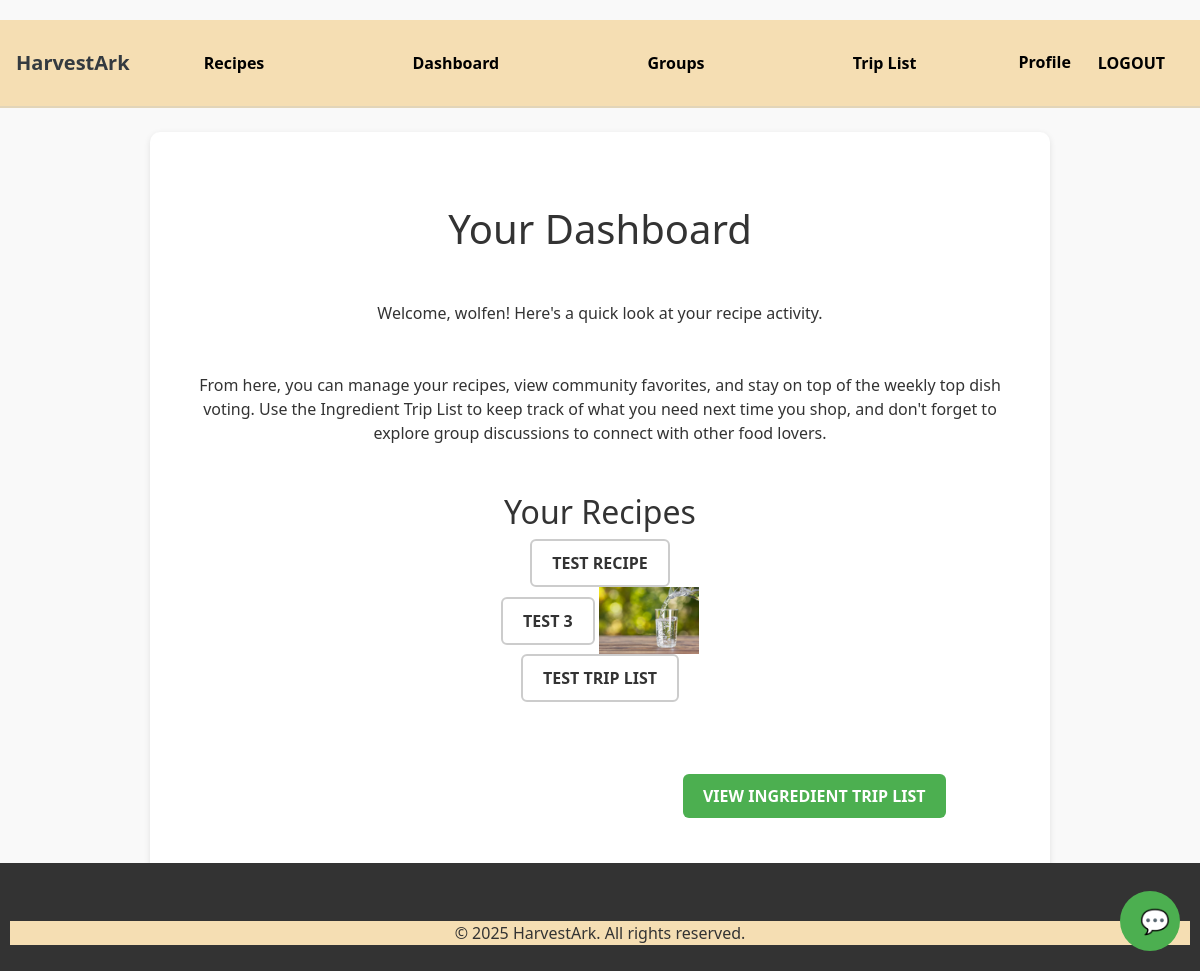
Page /dashboard/ (signed in) on the earlier database version.
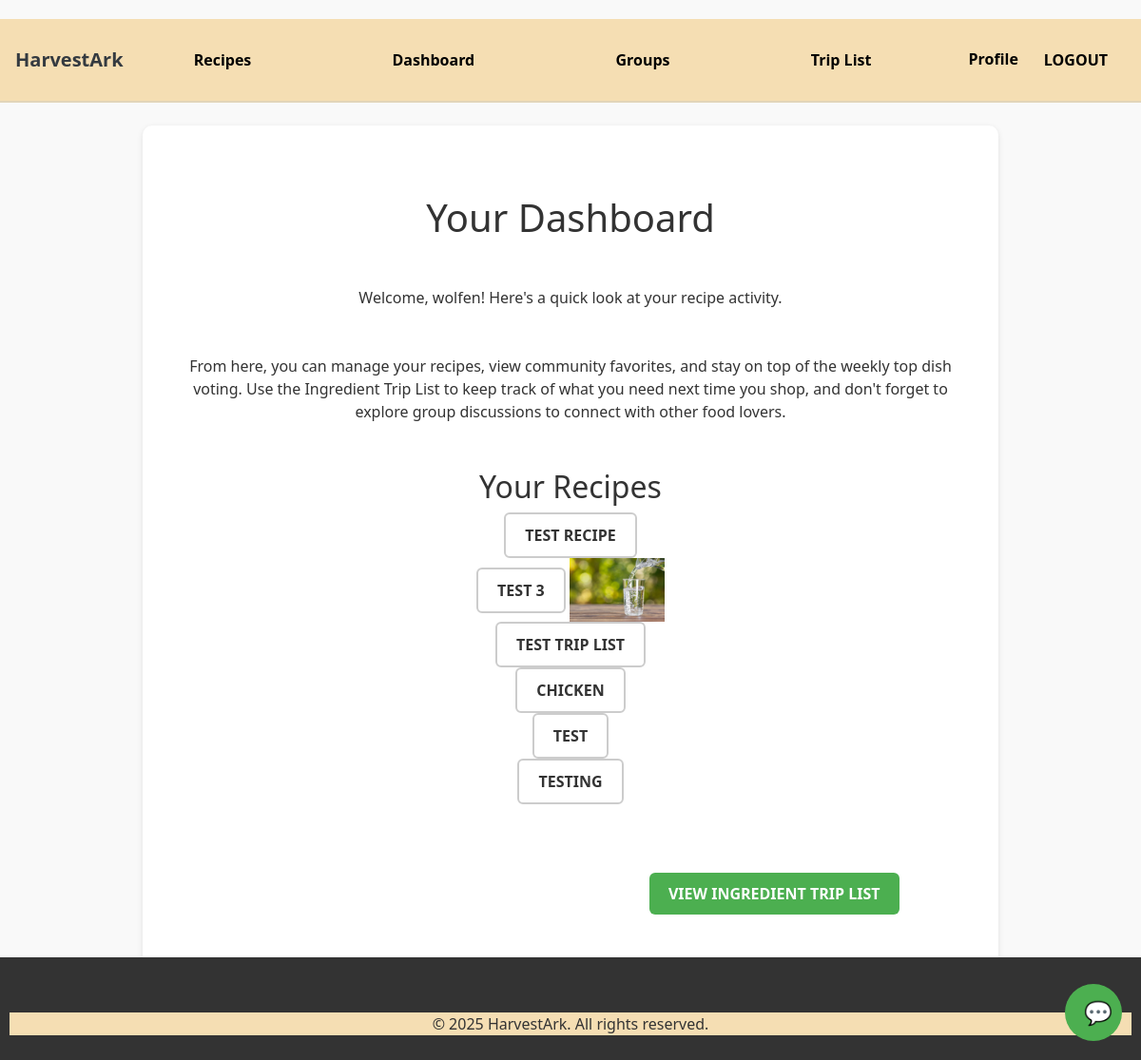
Same page on the later database version.
### my_app/models.py (models this page shows, shortened)
class Recipe(models.Model):
    User = get_user_model()
    title = models.CharField(max_length=255)
    image = models.ImageField(upload_to='recipe_images/', blank=True, null=True)
    description = models.TextField(null=True)
    ingredients = models.ManyToManyField(Ingredient, related_name='recipes')
    instructions = models.TextField(null=True)
    created_at = models.DateTimeField(auto_now_add=True)
    updated_at = models.DateTimeField(auto_now=True)
    author = models.ForeignKey(User, on_delete=models.CASCADE, null=True, blank=True)
    likes = models.ManyToManyField(User, related_name='liked_recipes', blank=True)
    rating = models.FloatField(default=0.0)
    rating_count = models.IntegerField(default=0)

### my_app/views.py (the view)
# urls.py: path('dashboard/', views.dashboard, name='dashboard'),
@login_required # Ensure the user is logged in to access the dashboard
def dashboard(request):
    if not request.user.is_authenticated:
        return redirect("login")  # Redirect if not logged in
    return render(request, "dashboard.html") # Render the dashboard.html template

### templates/dashboard.html (shortened to what this page needs)
{% extends "base.html" %}
{% block content %}
    <h1 class="text-center mt-5">Your Dashboard</h1>
    <p class="text-center mt-5">Welcome, {{ user.username }}! Here's a quick look at your recipe activity.</p>
    <p class="text-center mt-5">From here, you can manage your recipes, view community favorites, and stay on top of the weekly top dish voting. Use the Ingredient Trip List to keep track of what you need next time you shop, and don't forget to explore group discussions to connect with other food lovers.</p>
    <h2 class="text-center mt-5">Your Recipes</h2>
        {% for recipe in user.recipe_set.all %}
                <a href="{% url 'recipe_detail' recipe.id %}" class="btn btn-outline-secondary">{{ recipe.title }}</a>
                {% if recipe.image %}
                    <img src="{{ recipe.image.url }}" alt="{{ recipe.title }}" width="100">
                {% endif %}
        <br>
        {% endfor %}
    <br><br><br>
    <p>&nbsp;&nbsp;&nbsp;&nbsp;&nbsp;&nbsp;&nbsp;&nbsp;&nbsp;&nbsp;&nbsp;&nbsp;&nbsp;&nbsp;&nbsp;&nbsp;&nbsp;&nbsp;
        &nbsp;&nbsp;&nbsp;&nbsp;&nbsp;&nbsp;&nbsp;&nbsp;<a href="{% url 'trip_list' %}" class="btn btn-primary">View Ingredient Trip List</a></p>
    <br><br><br>
{% endblock %}

Differences in the rows shown:
added Recipe: title "CHICKEN"
added Recipe: title "TEST"
added Recipe: title "TESTING"
